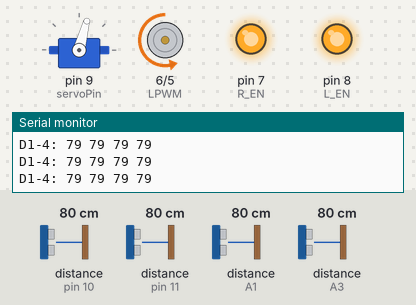
Bench run of a sketch on a simulated Arduino Uno, built with avr-gcc and run on an emulated ATmega328P. Parts: servo, motor-driver pin pairs drawn as motors (green arrow = first pin HIGH = forward, orange = second pin HIGH = backward, longer = more drive), output pins drawn as LEDs (lit = HIGH), the last lines printed to the serial monitor. Inputs (shaded band) come from the test bench; at power-on: distance to the obstacle (sensors on pin 10, pin 11, A1, A3) 80 cm. The echo pulse lasts 58.3 µs per cm; pins used as bus, display or sensor lines are not drawn.

Above: at 1.2 s.
1.3 s: distance to the obstacle (sensor on pin 10) set to 22 cm
4.3 s: distance to the obstacle (sensor on pin 10) set to 18 cm
At 5.5 s:
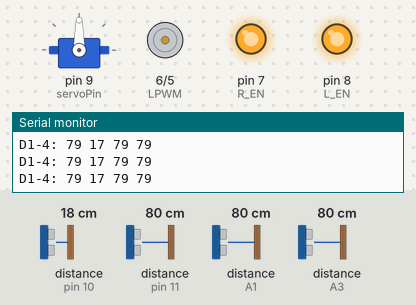
5.8 s: distance to the obstacle (sensor on pin 10) set to 299 cm
At 6.4 s:
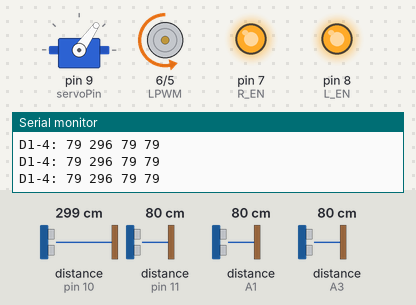
8.8 s: distance to the obstacle (sensor on pin 11) set to 22 cm
11.8 s: distance to the obstacle (sensor on pin 11) set to 19 cm
At 12.4 s:
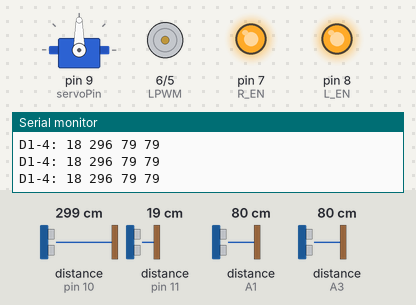
14.8 s: distance to the obstacle (sensor on pin 11) set to 35 cm
At 15.01 s:
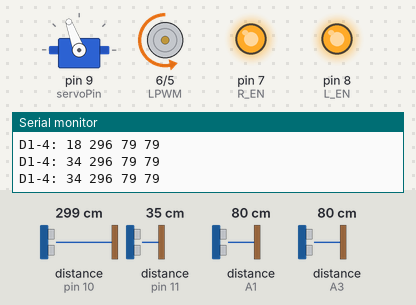
Timing chart, 0 to 18.8 s (numbered marks = the images above; inputs shaded):
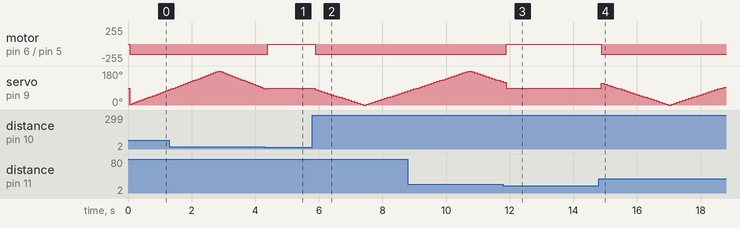

The sketch:

DATA.ino
```cpp
#include <Servo.h>

// 展示程式：讀取四組超音波距離，做基本避障並同步掃描舵機。

// 定義 4 組感測器 (Trig, Echo)
const int s1[2] = {12, 11}; // 障礙左
const int s2[2] = {13, 10}; // 障礙右
const int s3[2] = {A0, A1}; // 距離 A
const int s4[2] = {A2, A3}; // 距離 B

const int servoPin = 9;
const int RPWM = 5, LPWM = 6, R_EN = 7, L_EN = 8;

Servo myservo;

void setup() {
  Serial.begin(9600);

  // 初始化所有感測器引腳
  int pins[] = {12, 11, 13, 10, A0, A1, A2, A3};
  for(int i=0; i<8; i+=2) {
    pinMode(pins[i], OUTPUT);   // Trig
    pinMode(pins[i+1], INPUT);  // Echo
  }

  // BTS7960 初始化
  pinMode(RPWM, OUTPUT); pinMode(LPWM, OUTPUT);
  pinMode(R_EN, OUTPUT); pinMode(L_EN, OUTPUT);
  digitalWrite(R_EN, HIGH); digitalWrite(L_EN, HIGH);

  myservo.attach(servoPin);
  Serial.println("R4 WiFi 穩定版系統啟動...");
}

int readDist(int trig, int echo) {
  // 送出 10us 的 trig 脈波觸發量測。
  digitalWrite(trig, LOW);
  delayMicroseconds(2);
  digitalWrite(trig, HIGH);
  delayMicroseconds(10);
  digitalWrite(trig, LOW);
  // timeout 時回傳 999，表示超出可用範圍。
  long duration = pulseIn(echo, HIGH, 25000);
  if (duration == 0) return 999;
  return duration * 0.034 / 2;
}

void loop() {
  // 依序讀 4 組感測器，並插入小延遲避免互相干擾。
  int d1 = readDist(s1[0], s1[1]); delay(10);
  int d2 = readDist(s2[0], s2[1]); delay(10);
  int d3 = readDist(s3[0], s3[1]); delay(10);
  int d4 = readDist(s4[0], s4[1]);

  Serial.print("D1-4: ");
  Serial.print(d1); Serial.print(" ");
  Serial.print(d2); Serial.print(" ");
  Serial.print(d3); Serial.print(" ");
  Serial.println(d4);

  // 簡單避障邏輯
  if (d1 < 20 || d2 < 20) {
    analogWrite(RPWM, 0); // 停止大馬達
    myservo.write(90);    // 舵機回正
  } else {
    analogWrite(RPWM, 150); // 前進
    sweepServo();
  }
  delay(30);
}

void sweepServo() {
  // 以固定步進在 0~180 度來回掃描。
  static int pos = 0, step = 5;
  pos += step;
  if (pos <= 0 || pos >= 180) step = -step;
  myservo.write(pos);
}
```

Measured:
- the behaviour switches between 21 and 20 cm on distance to the obstacle (sensor on pin 10) (found by bisection; images 0 and 1)
- the behaviour switches between 21 and 20 cm on distance to the obstacle (sensor on pin 11) (found by bisection; images 2 and 3)
- after the input at 4.3 s, motor on pin 6 (LPWM) / pin 5 (RPWM): backward 150/255 → stopped after 0.09 s
- after the input at 5.8 s, motor on pin 6 (LPWM) / pin 5 (RPWM): stopped → backward 150/255 after 0.08 s; servo on pin 9 (servoPin): 90° → 80° after 0.08 s, → 75° 0.09 s later, → 70° 0.09 s later, → 65° 0.09 s later, … (31 changes in this stretch)
- after the input at 11.8 s, motor on pin 6 (LPWM) / pin 5 (RPWM): backward 150/255 → stopped after 0.09 s
- after the input at 14.8 s, motor on pin 6 (LPWM) / pin 5 (RPWM): stopped → backward 150/255 after 0.08 s; servo on pin 9 (servoPin): 90° → 115° after 0.08 s, → 110° 0.09 s later, → 105° 0.09 s later, → 100° 0.09 s later, … (43 changes in this stretch)
- by itself, servo on pin 9 (servoPin): rises from 80° to 180° in 1.5 s, then falls to 90° in 1.4 s
